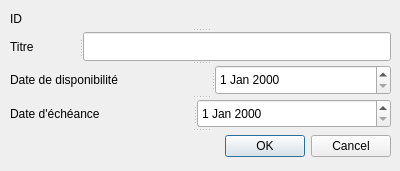
<?xml version="1.0" encoding="UTF-8"?>
<ui version="4.0">
 <class>EditionTacheCompositeWindow</class>
 <widget class="QDialog" name="EditionTacheCompositeWindow">
  <property name="geometry">
   <rect>
    <x>0</x>
    <y>0</y>
    <width>400</width>
    <height>171</height>
   </rect>
  </property>
  <property name="windowTitle">
   <string>Édition d'une Tâche Composite</string>
  </property>
  <widget class="QSplitter" name="splitter">
   <property name="geometry">
    <rect>
     <x>10</x>
     <y>10</y>
     <width>381</width>
     <height>151</height>
    </rect>
   </property>
   <property name="orientation">
    <enum>Qt::Vertical</enum>
   </property>
   <widget class="QLabel" name="ID_Lab">
    <property name="text">
     <string>ID</string>
    </property>
   </widget>
   <widget class="QSplitter" name="splitter_2">
    <property name="orientation">
     <enum>Qt::Horizontal</enum>
    </property>
    <widget class="QLabel" name="Titre_Lab">
     <property name="text">
      <string>Titre</string>
     </property>
    </widget>
    <widget class="QLineEdit" name="Titre_Edit"/>
   </widget>
   <widget class="QSplitter" name="splitter_3">
    <property name="orientation">
     <enum>Qt::Horizontal</enum>
    </property>
    <widget class="QLabel" name="Dispo_Lab">
     <property name="text">
      <string>Date de disponibilité</string>
     </property>
    </widget>
    <widget class="QDateEdit" name="Dispo_Edit"/>
   </widget>
   <widget class="QSplitter" name="splitter_4">
    <property name="orientation">
     <enum>Qt::Horizontal</enum>
    </property>
    <widget class="QLabel" name="Echeance_Lab">
     <property name="text">
      <string>Date d'échéance</string>
     </property>
    </widget>
    <widget class="QDateEdit" name="Echeance_Edit"/>
   </widget>
   <widget class="QDialogButtonBox" name="buttonBox">
    <property name="orientation">
     <enum>Qt::Horizontal</enum>
    </property>
    <property name="standardButtons">
     <set>QDialogButtonBox::Cancel|QDialogButtonBox::Ok</set>
    </property>
   </widget>
  </widget>
 </widget>
 <resources/>
 <connections>
  <connection>
   <sender>buttonBox</sender>
   <signal>accepted()</signal>
   <receiver>EditionTacheCompositeWindow</receiver>
   <slot>accept()</slot>
   <hints>
    <hint type="sourcelabel">
     <x>200</x>
     <y>148</y>
    </hint>
    <hint type="destinationlabel">
     <x>199</x>
     <y>85</y>
    </hint>
   </hints>
  </connection>
  <connection>
   <sender>buttonBox</sender>
   <signal>rejected()</signal>
   <receiver>EditionTacheCompositeWindow</receiver>
   <slot>reject()</slot>
   <hints>
    <hint type="sourcelabel">
     <x>200</x>
     <y>148</y>
    </hint>
    <hint type="destinationlabel">
     <x>199</x>
     <y>85</y>
    </hint>
   </hints>
  </connection>
 </connections>
</ui>
